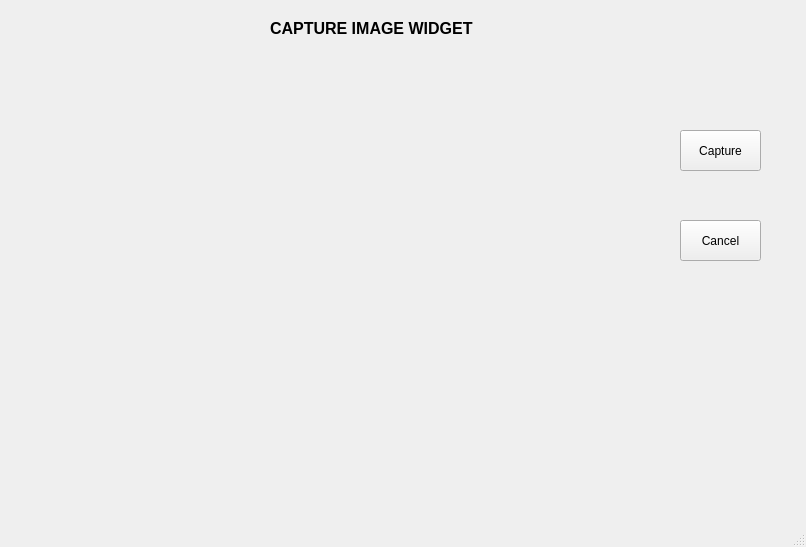
<?xml version="1.0" encoding="UTF-8"?>
<ui version="4.0">
 <class>MainWindow</class>
 <widget class="QMainWindow" name="MainWindow">
  <property name="geometry">
   <rect>
    <x>0</x>
    <y>0</y>
    <width>806</width>
    <height>547</height>
   </rect>
  </property>
  <property name="windowTitle">
   <string>MainWindow</string>
  </property>
  <widget class="QWidget" name="centralwidget">
   <widget class="QLabel" name="video_label">
    <property name="geometry">
     <rect>
      <x>70</x>
      <y>60</y>
      <width>571</width>
      <height>421</height>
     </rect>
    </property>
    <property name="text">
     <string/>
    </property>
   </widget>
   <widget class="QPushButton" name="btn1">
    <property name="geometry">
     <rect>
      <x>680</x>
      <y>130</y>
      <width>81</width>
      <height>41</height>
     </rect>
    </property>
    <property name="text">
     <string>Capture</string>
    </property>
   </widget>
   <widget class="QPushButton" name="btn2">
    <property name="geometry">
     <rect>
      <x>680</x>
      <y>220</y>
      <width>81</width>
      <height>41</height>
     </rect>
    </property>
    <property name="text">
     <string>Cancel</string>
    </property>
   </widget>
   <widget class="QLabel" name="label_2">
    <property name="geometry">
     <rect>
      <x>270</x>
      <y>20</y>
      <width>311</width>
      <height>16</height>
     </rect>
    </property>
    <property name="font">
     <font>
      <pointsize>12</pointsize>
      <weight>75</weight>
      <bold>true</bold>
     </font>
    </property>
    <property name="text">
     <string>CAPTURE IMAGE WIDGET</string>
    </property>
   </widget>
  </widget>
  <widget class="QMenuBar" name="menubar">
   <property name="geometry">
    <rect>
     <x>0</x>
     <y>0</y>
     <width>806</width>
     <height>21</height>
    </rect>
   </property>
  </widget>
  <widget class="QStatusBar" name="statusbar"/>
 </widget>
 <resources/>
 <connections/>
</ui>
